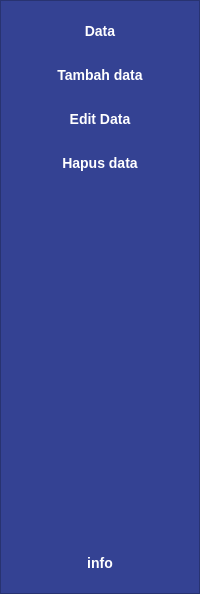
           <widget class="QFrame" name="frame_control">
            <property name="minimumSize">
             <size>
              <width>200</width>
              <height>0</height>
             </size>
            </property>
            <property name="maximumSize">
             <size>
              <width>0</width>
              <height>16777215</height>
             </size>
            </property>
            <property name="styleSheet">
             <string notr="true">QFrame{
background-color: #344293;
color: white;
}
QPushButton{
background-color: #344293;
color: white;
font-size: 14px; /* Mengatur ukuran font menjadi 14 piksel */
font-weight: bold; 
border-radius:20px;
}
QPushButton:hover{
background-color: #344293;
color: white;
font-size: 17px; /* Mengatur ukuran font menjadi 14 piksel */
font-weight: bold; 
border-radius:20px;
}
</string>
            </property>
            <property name="frameShape">
             <enum>QFrame::StyledPanel</enum>
            </property>
            <property name="frameShadow">
             <enum>QFrame::Raised</enum>
            </property>
            <layout class="QVBoxLayout" name="verticalLayout_3">
             <item>
              <widget class="QPushButton" name="btData">
               <property name="minimumSize">
                <size>
                 <width>0</width>
                 <height>38</height>
                </size>
               </property>
               <property name="text">
                <string>Data</string>
               </property>
              </widget>
             </item>
             <item>
              <widget class="QPushButton" name="btTambahData">
               <property name="minimumSize">
                <size>
                 <width>0</width>
                 <height>38</height>
                </size>
               </property>
               <property name="text">
                <string>Tambah data</string>
               </property>
              </widget>
             </item>
             <item>
              <widget class="QPushButton" name="btEditdata">
               <property name="minimumSize">
                <size>
                 <width>0</width>
                 <height>38</height>
                </size>
               </property>
               <property name="text">
                <string>Edit Data</string>
               </property>
              </widget>
             </item>
             <item>
              <widget class="QPushButton" name="btHapusData">
               <property name="minimumSize">
                <size>
                 <width>0</width>
                 <height>38</height>
                </size>
               </property>
               <property name="text">
                <string>Hapus data</string>
               </property>
              </widget>
             </item>
             <item>
              <spacer name="verticalSpacer">
               <property name="orientation">
                <enum>Qt::Vertical</enum>
               </property>
               <property name="sizeHint" stdset="0">
                <size>
                 <width>20</width>
                 <height>356</height>
                </size>
               </property>
              </spacer>
             </item>
             <item>
              <widget class="QPushButton" name="btInfo">
               <property name="minimumSize">
                <size>
                 <width>0</width>
                 <height>38</height>
                </size>
               </property>
               <property name="text">
                <string>info</string>
               </property>
              </widget>
             </item>
            </layout>
           </widget>
